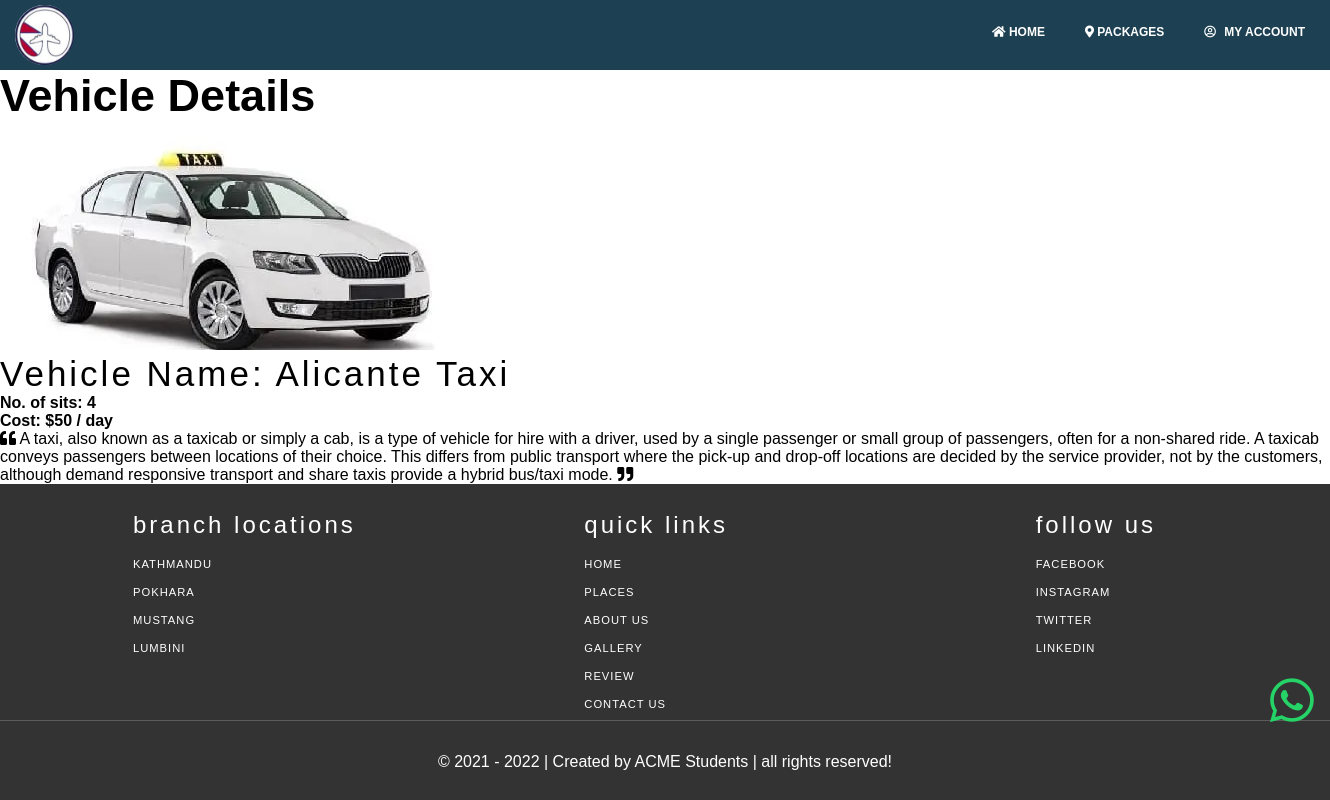
/taxi.php, run on the app's committed database.
### tables this page shows
CREATE TABLE `transportation` (
  `id` int(11) NOT NULL,
  `tname` varchar(100) NOT NULL,
  `tphoto` varchar(200) NOT NULL,
  `tprice` int(11) NOT NULL,
  `no_of_sits` int(11) NOT NULL,
  `tdesc` varchar(1000) NOT NULL
);

### taxi.php (the view, shortened to what this page needs)
<!DOCTYPE html>
<html lang="en">
<head>
    <link rel="stylesheet" type="text/css" href="css/style.css">
    <link rel="stylesheet" href="https://cdnjs.cloudflare.com/ajax/libs/font-awesome/5.15.1/css/all.min.css">
</head>
<body>
<div class="nav-bar">
    <img src="images/logo.jpg" alt="">
    <a href="#home"><i class="fas fa-home"></i> Home</a>
    <a href="#packages"><i class="fas fa-map-marker-alt"></i> Packages</a>
    <ul class="header-links pull-right">
		<li><?php include "db.php";
            if(isset($_SESSION["id"])){
                $sql = "SELECT c_photo FROM user_details WHERE c_id='$_SESSION[id]'";
                $query = mysqli_query($con,$sql);
                $row=mysqli_fetch_array($query); ?>
            <div class="dropdownn">
                <a href="#" class="dropdownn"><i class="fa fa-user-o"></i><?php echo "<img src='images/".$row['c_photo']."'>";?></a>
                <div class="dropdownn-contentt">
                <a href="userprofile.php" class="modal-open"><i class="fa fa-user-circle"></i>My Profile</a>
			        <a href="editprofile.php" class="modal-open"><i class="fas fa-user-edit"></i>Edit Profile</a>
			        <a href="changepassword.php" class="modal-open"><i class="fas fa-key"></i>Change Password</a>
			        <a href="booking_details.php" class="modal-open"><i class="fas fa-book-reader"></i>My Bookings</a>
                    <a href="ulogout.php" class="modal-open"><i class="fas fa-sign-out-alt"></i>Log out</a>
                </div>
            </div>
            <div class="modal-container" id="userprofile">
                <?php include "userprofile.php"?>
            </div>
            <div class="modal-container" id="edit">
                <?php include "editprofile.php"?>
            </div>
			<?php }else{ ?>
            <div class="dropdownn">
                <a href="#" class="dropdownn"><i class="far fa-user-circle"></i> My Account</a>
            </div>
            <?php } ?>
        </li>
	</ul>
</div>
<section class="bus" id="bus">
    <h1 class="heading">Vehicle Details</h1>
    <div class="bus-container">
        <?php
                $bus = "SELECT * FROM transportation WHERE id = 7";
                $query = mysqli_query($con,$bus);
                $row = mysqli_fetch_array($query); ?>
        <div class="bus_img">
            <div class="image">
                <?php echo "<img src='images/".$row['tphoto']."'>";?>
            </div>
            <div class="content">
                <h3>Vehicle Name: <?php echo $row['tname']; ?> </h3>
                <h4>No. of sits: <?php echo $row['no_of_sits']; ?></h4>
                <h4>Cost: $<?php echo $row['tprice']; ?> / day</h4>
                <span><i class="fas fa-quote-left"></i>
                    <?php echo $row['tdesc']; ?>
                    <i class="fas fa-quote-right"></i>
                </span>
            </div>
        </div>
    </div>
</section>
<?php
    include "footer.php";
?>
</body>
</html>

### css/style.css (style rules this page uses)
* { font-family: Verdana, Geneva, Tahoma, sans-serif; padding: 0; margin: 0; box-sizing: border-box; text-decoration: none; }
body { margin: 0; padding: 0; font-family: Verdana, Geneva, Tahoma, sans-serif; }
html { overflow-x: hidden; scroll-behavior: smooth; }
section h1 { margin: 0; font-size: 45px; font-weight: 700; }
section h3 { font-size: 35px; font-weight: 200; letter-spacing: 3px; }
.nav-bar { background: #1d4052; display: flex; padding: 5px; }
.nav-bar img { height: 60px; display: block; float: left; margin-left: 10px; margin-right: auto; border-radius: 50%; }
.nav-bar a { color: white; font-size: 12px; text-align: left; font-weight: bold; text-decoration: none; text-transform: uppercase; padding: 20px 20px; }
.header-links li { display: block; margin-right: 15px; font-size: 12px; }
.header-links li:last-child { margin-right: 0px; }
.header-links li a { color: #FFF; }
.header-links li i { color: #fff; margin-right: 5px; }
.dropdownn { position: relative; display: block; }
.pull-right { float: right !important; }
* { padding: 0; margin: 0; box-sizing: border-box; font-family: "Poppins", sans-serif; }

### data on the page
transportation: tphoto (picture), tname "Alicante Taxi", no_of_sits "4", tprice "50", tdesc "A taxi, also known as a taxicab or simply a cab, is a type of vehicle for hire with a driver, used by a single passenger or small group of passengers, often for a non-shared ride. A taxicab conveys passengers between locations of their choice. This differs from public transport where the pick-up and drop-off locations are decided by the service provider, not by the customers, although demand responsive transport and share taxis provide a hybrid bus/taxi mode."
